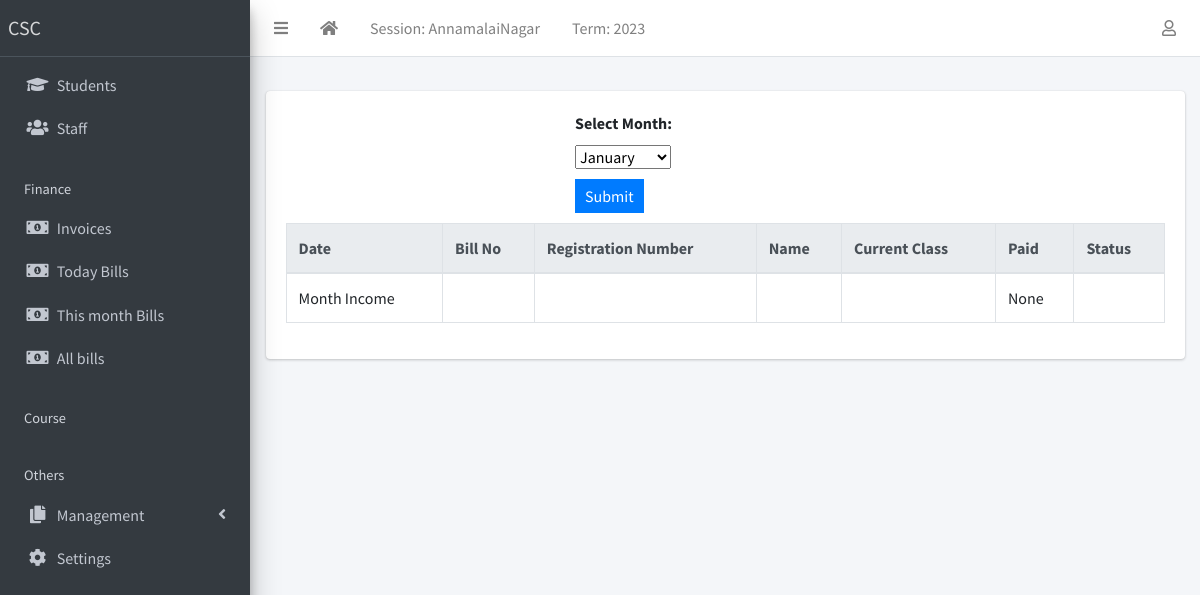
Page /revenue/month (signed in) on the earlier database version.
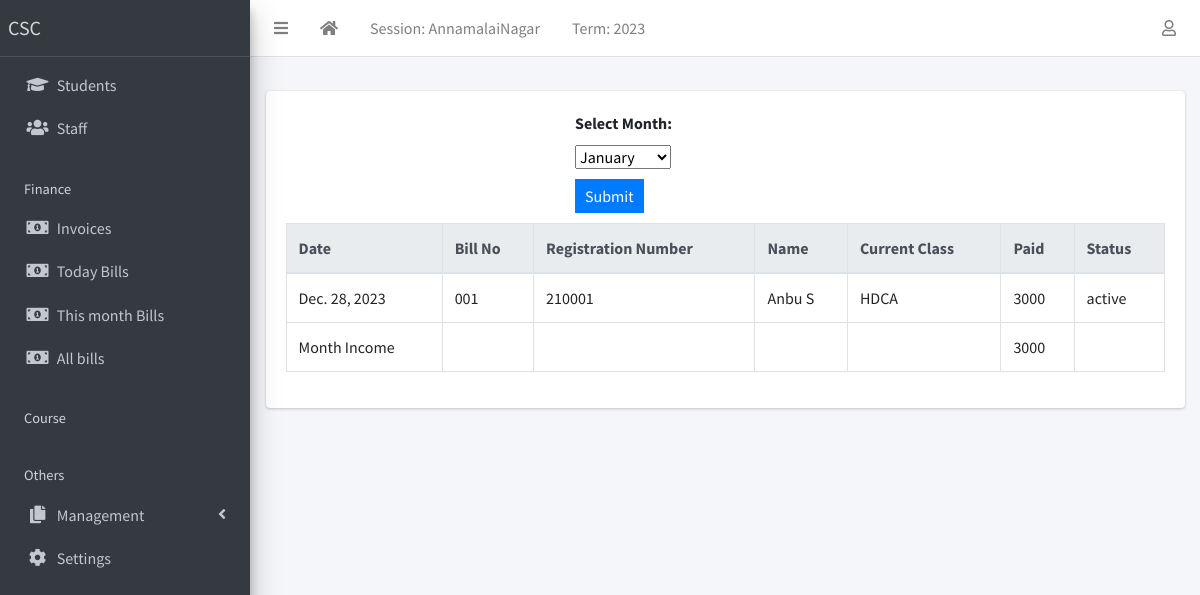
Same page on the later database version.
### apps/finance/models.py (models this page shows, shortened)
class Receipt(models.Model):
    Bill_No = models.CharField(max_length=245 , default=None)
    invoice = models.ForeignKey(Invoice, on_delete=models.CASCADE)
    amount_paid = models.IntegerField()
    date_paid = models.DateField(default=timezone.now)
    comment = models.CharField(max_length=200, blank=True)
    def stats(self):
        return self.invoice.student.current_status
    def current_cls(self):
        return self.invoice.student.course
    def regno(self):
        return self.invoice.student.enrol_no
    def name(self):
        return self.invoice.student.student_name

class Invoice(models.Model):
    total_num = 0
    student = models.ForeignKey(Student, on_delete=models.CASCADE,default=None)
    status = models.CharField(
        max_length=20,
        choices=[("active", "Active"), ("closed", "Closed")],
        default="active",
    )
    class Meta:
        ordering = ["student"]

### apps/students/models.py (models this page shows, shortened)
class Student(models.Model):
    GENDER_CHOICES = [("male", "Male"), ("female", "Female"),("others","others")]
    RELIGION_CHOICE = [('Hindu','Hindu'),('Christian','Christian'),('Muslim','Muslim'),("others","others")]
    COMMUNITY_CHOICE = [('OC','OC'),('BC','BC'),('MBC','MBC'),('ST/SC','ST/SC'),("others","others")]
    STUDENT_ROLE_CHOICES = [
        ("Employed", "Employed"),
        ("Unemployed", "Unemployed"),
        ("Housewife", "Housewife"),
        ("Businessman", "Businessman"),
        ("Student", "Student"),
        ("Others", "Others"),
    ]
    STATUS_CHOICES = [("active", "Active"), ("inactive", "Inactive")]
    if_enq = models.ForeignKey(Enquiry,on_delete=models.CASCADE,default=None,null=True)
    current_status = models.CharField(
        max_length=10, choices=STATUS_CHOICES, default="active"
    )
    student_name = models.CharField("Student Name", max_length=255, blank=False, default="")
    enrol_no = models.IntegerField("Enrollment Number",default=0,null=False,unique=True)
    rel_name = models.CharField(
                default=None, max_length=255, verbose_name="Father/Husband Name"
            )
    rel_occupation = models.CharField("Father/Husband Occupation",max_length=255,default=None,null=False)
    date_of_birth = models.DateField(
                default=timezone.now, verbose_name="Date of Birth"
            )
    age = models.IntegerField("Age",default=0,blank=True)
    gender = models.CharField("Gender", max_length=10, choices=GENDER_CHOICES, default="male")
    religion = models.CharField("Religion",max_length=554,default="Hindu",choices=RELIGION_CHOICE)
    community = models.CharField("Community",max_length=524,default="OC", choices=COMMUNITY_CHOICE)
    occupation = models.CharField(
                choices=[
                    ("Employed", "Employed"),
                    ("Unemployed", "Unemployed"),
                    ("Housewife", "Housewife"),
                    ("Businessman", "Businessman"),
                    ("Student", "Student"),
                    ("Others", "Others"),
                ],
                default="Student",
                max_length=1024,
                verbose_name="Student Occupation",
            )
    student_company_name = models.CharField(
                blank=True,
                max_length=1024,
                null=True,
                verbose_name="If Emloyed Company Name",
            )
    aadhar_no = models.BigIntegerField("Aadhar Number",null=True,default=None,blank=True)
    mobile_num_regex = RegexValidator(
        regex="^[0-9]{10,15}$", message="Entered mobile number isn't in a right format!"
    )
    mobile_number = models.CharField("Mobile Number",
        validators=[mobile_num_regex], max_length=13, blank=True
    )
    email = models.EmailField("Email", blank=False, default="")
    passport = models.ImageField("Photo",blank=True, upload_to="students/passports/")
    address = models.CharField("Address", max_length=255,default=None,blank=True)
    address1 = models.CharField("Address Line 2", max_length=255,default=None,blank=True,null=True)
    address2 = models.CharField("Address Line 3", max_length=255,default=None,blank=True,null=True)
    taluka = models.CharField("Taluk",max_length=255,default=None,blank=True,null=True)
    district = models.CharField("District",max_length=255,default=None,blank=True,null=True)
    pincode = models.IntegerField("Pincode", blank=True, default=None)
    date_of_admission = models.DateField(default=timezone.now)
    course = models.CharField("Course",max_length=1024,null=False,default="HDCA")
    class_time = models.CharField("Class Timinig",default="2pm - 4pm",max_length=255,null=False)
    total_fee = models.IntegerField("Total Fees",null=False,default=0)
    remark = models.CharField("Remark",max_length=500,default=None,blank=True)
    last_updated = models.DateTimeField(auto_now=True)
    class Meta:
        ordering = ["enrol_no"]

### apps/revenue/views.py (the view)
# urls.py: path("month", views.month_income , name="month"),
def month_income(request):
    month = request.GET.get('month')
    month1 = datetime.datetime.now().month
    rec = finmod.Receipt.objects.filter(date_paid__month = month or month1)
    total_col = rec.aggregate(total=Sum('amount_paid'))['total']
    return render(request ,"month.html",context={
        "recipt":rec,
        "today_col":total_col
    })

### apps/corecode/context_processors.py (called while the page is built)
def site_defaults(request):
    current_session = AcademicSession.objects.get(current=True)
    current_term = AcademicTerm.objects.get(current=True)
    vals = SiteConfig.objects.all()
    contexts = {
        "current_session": current_session.name,
        "current_term": current_term.name,
    }
    for val in vals:
        contexts[val.key] = val.value
    return contexts

### apps/revenue/templates/month.html (shortened to what this page needs)
{% extends 'base.html' %}
{% block content %}
<body>
<div class = "formss">
  <form method="get">
    <label for="month">Select Month:</label>
    <select id="month" name="month">
      <option value="1">January</option>
    </select>
    <button type="submit">Submit</button>
  </form>
</div>
    <div class="table-responsive">
        <table id="studenttable" class="table table-bordered table-hover" data-page-length='100'>
          <thead class="thead-light">
            <tr>
              <th>Date</th>
              <th>Bill No</th>
              <th>Registration Number</th>
              <th>Name</th>
              <th>Current Class</th>
              <th>Paid</th>
              <th>Status</th>
            </tr>
          </thead>
          <tbody>
            {% for rec in recipt %}
              <tr>
                <td>{{ rec.date_paid}}</td>
                <td>{{ rec.Bill_No}}</td>
                <td>{{  rec.regno }}</td>
                <td>{{ rec.name }}</td>
                <td>{{rec.current_cls}}</td>
                <td>{{ rec.amount_paid }}</td>
                <td>{{rec.stats }}</td>
              </tr>
            {% endfor %}
            <tr class="total">
                <td>Month Income</td>
                <td></td>
                <td></td>
                <td></td>
                <td></td>
                <td>{{ today_col}}</td>
                <td></td>
            </tr>
          </tbody>
        </table>
      </div>
</body>
{% endblock %}

Differences in the rows shown:
added Receipt: date_paid "Dec. 28, 2023", Bill_No "001", regno "210001", name "Anbu S", current_cls "HDCA", amount_paid "3000", stats "active"
Other differences:
{{ today_col }}: "None" → "3000"
